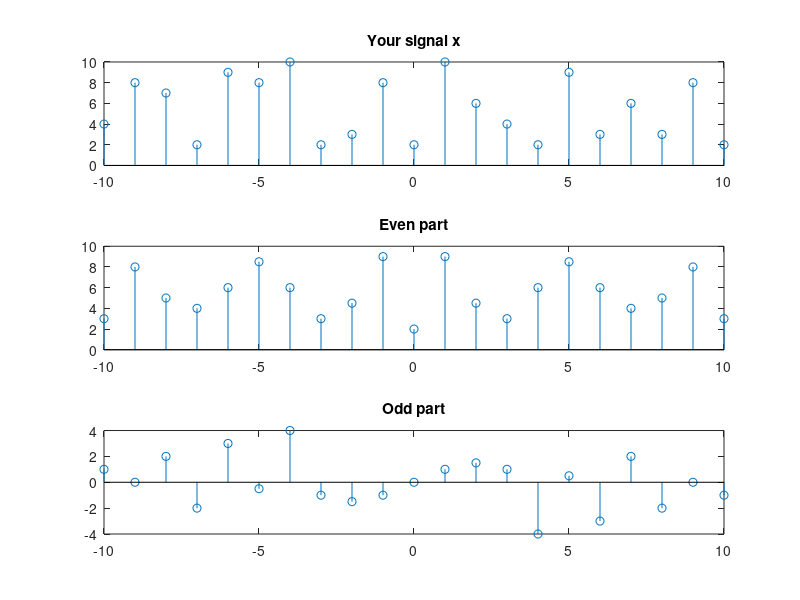

MATLAB code for this plot:
clear all
t=-10:10; %vector time
xn=randi(10,[1 numel(t)]); % Your signal
x_n=flip(xn)
xe=0.5*(x_n+xn)
xo=0.5*(xn-x_n)
figure(2)
subplot(3,1,1);
stem(t,xn);
title('Your signal x')
subplot(3,1,2);
stem(t,xe);
title('Even part')
subplot(3,1,3);
stem(t,xo);
title('Odd part')